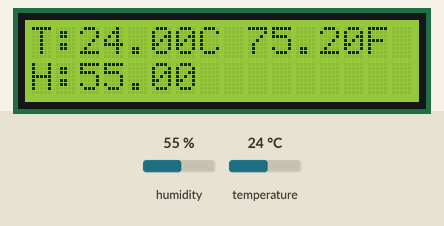
A sketch run on a simulated Arduino Uno, built with avr-gcc and run on an emulated ATmega328P. Parts: 16×2 character LCD. Wiring (inferred from the names in the program): DHT11 sensor: data pin 12. Inputs (shaded band) come from the test bench; at power-on: humidity 55 %, temperature 24 °C.

Above: at 4.0 s.
4.1 s: humidity set to 22 %
At 6.2 s:
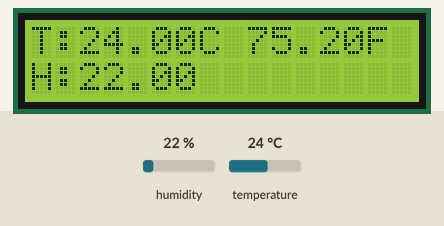
7.6 s: temperature set to 12 °C
At 9.2 s:
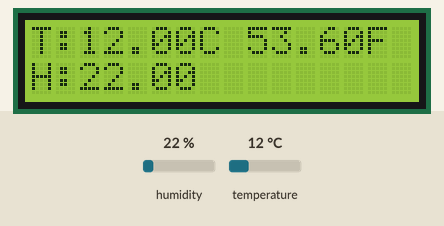
11.1 s: humidity set to 40 %
At 14.0 s:
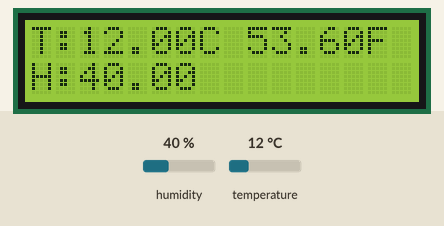
14.6 s: temperature set to 19 °C
At 15.9 s:
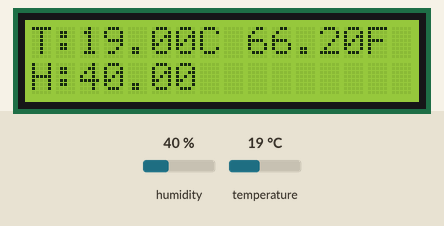
Timing chart, 0 to 17.6 s (numbered marks = the images above; inputs shaded):
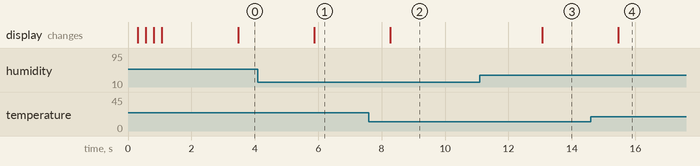

The sketch:

HelloWorldLCDDHT.ino
```cpp
/*#include <I2CIO.h>
#include <LCD.h>
#include <LiquidCrystal_I2C.h>

/* YourDuino.com Example Software Sketch
 16 character 2 line I2C Display
 Backpack Interface labelled "A0 A1 A2" at lower right.
 ..and
 Backpack Interface labelled "YwRobot Arduino LCM1602 IIC V1"
 MOST use address 0x27, a FEW use 0x3F
 terry@yourduino.com */

/*-----( Import needed libraries )-----* /
#include <Wire.h>  // Comes with Arduino IDE
// Get the LCD I2C Library here:
// https://bitbucket.org/fmalpartida/new-liquidcrystal/downloads
// Move any other LCD libraries to another folder or delete them
// See Library "Docs" folder for possible commands etc.
#include <LiquidCrystal_I2C.h>

/*-----( Declare Constants )-----* /
/*-----( Declare objects )-----* /
// set the LCD address to 0x27 for a 16 chars 2 line display
// A FEW use address 0x3F
// Set the pins on the I2C chip used for LCD connections:
//                    addr, en,rw,rs,d4,d5,d6,d7,bl,blpol
LiquidCrystal_I2C lcd(0x3F, 2, 1, 0, 4, 5, 6, 7, 3, POSITIVE);  // Set the LCD I2C address

/*-----( Declare Variables )-----* /
//NONE

void setup()   /*----( SETUP: RUNS ONCE )----* /
{
  Serial.begin(9600);  // Used to type in characters

  lcd.begin(16,2);   // initialize the lcd for 16 chars 2 lines, turn on backlight

// ------- Quick 3 blinks of backlight  -------------
  for(int i = 0; i< 3; i++)
  {
    lcd.backlight();
    delay(250);
    lcd.noBacklight();
    delay(250);
  }
  lcd.backlight(); // finish with backlight on

//-------- Write characters on the display ------------------
// NOTE: Cursor Position: (CHAR, LINE) start at 0
  lcd.setCursor(0,0); //Start at character 4 on line 0
  lcd.print("Hello, world!");
  delay(1000);
  lcd.setCursor(0,1);
  lcd.print("HI!YourDuino.com");
  delay(8000);

// Wait and then tell user they can start the Serial Monitor and type in characters to
// Display. (Set Serial Monitor option to "No Line Ending")
  lcd.clear();
  lcd.setCursor(0,0); //Start at character 0 on line 0
  lcd.print("Use Serial Mon");
  lcd.setCursor(0,1);
  lcd.print("Type to display");


}/*--(end setup )---* /


void loop()   /*----( LOOP: RUNS CONSTANTLY )----* /
{
  {
    // when characters arrive over the serial port...
    if (Serial.available()) {
      // wait a bit for the entire message to arrive
      delay(100);
      // clear the screen
      lcd.clear();
      // read all the available characters
      while (Serial.available() > 0) {
        // display each character to the LCD
        lcd.write(Serial.read());
      }
    }
  }

}/* --(end main loop )-- * /
*/

/* ( THE END ) */

#include <I2CIO.h>
#include <LCD.h>
#include <LiquidCrystal_I2C.h>

#include <Wire.h>  // Comes with Arduino IDE
// Get the LCD I2C Library here:
// https://bitbucket.org/fmalpartida/new-liquidcrystal/downloads
// Move any other LCD libraries to another folder or delete them
// See Library "Docs" folder for possible commands etc.
#include <LiquidCrystal_I2C.h>

#include <DHT.h>

#define DHTPIN 12
#define DHTTYPE DHT11   // DHT 11

DHT dht(DHTPIN, DHTTYPE);

/*-----( Declare Constants )-----*/
/*-----( Declare objects )-----*/
// set the LCD address to 0x27 for a 16 chars 2 line display
// A FEW use address 0x3F
// Set the pins on the I2C chip used for LCD connections:
//                    addr, en,rw,rs,d4,d5,d6,d7,bl,blpol
LiquidCrystal_I2C lcd(0x3F, 2, 1, 0, 4, 5, 6, 7, 3, POSITIVE);  // Set the LCD I2C address

void setup()   /*----( SETUP: RUNS ONCE )----*/
{
  Serial.begin(9600);  // Used to type in characters

  lcd.begin(16,2);   // initialize the lcd for 16 chars 2 lines, turn on backlight

// ------- Quick 3 blinks of backlight  -------------
  for(int i = 0; i < 2; i++)
  {
    lcd.backlight();
    delay(250);
    lcd.noBacklight();
    delay(250);
  }
  lcd.backlight(); // finish with backlight on

  lcd.clear();
  lcd.setCursor(0,0); //Start at character 0 on line 0

  dht.begin();
}

void loop()   /*----( LOOP: RUNS CONSTANTLY )----*/
{
  float h = 0.0;
  float t = 0.0;
  float f = 0.0;

  //do {
    delay(2000);
    // Reading temperature or humidity takes about 250 milliseconds!
    // Sensor readings may also be up to 2 seconds 'old' (its a very slow sensor)
    h = dht.readHumidity();
    // Read temperature as Celsius (the default)
    t = dht.readTemperature();
    // Read temperature as Fahrenheit (isFahrenheit = true)
    f = dht.readTemperature(true);

    // Check if any reads failed and exit early (to try again).
    if (isnan(h) || isnan(t) || isnan(f)) {
      lcd.print("Failed to read DHT!");
      return;
    }

    delay(100);
    // clear the screen
    lcd.clear();
    lcd.setCursor(0,0);
    lcd.print("T:");
    lcd.print(t);
    lcd.print("C ");
    lcd.print(f);
    lcd.print("F");
    lcd.setCursor(0,1);
    lcd.print("H:");
    lcd.print(h);
  //}while(!isnan(h) ||  !isnan(t) || !isnan(f));

}
```

Measured:
- after the input at 4.1 s, the display: changes after 1.8 s (image 1)
- after the input at 7.6 s, the display: changes after 0.67 s (image 2)
- after the input at 11.1 s, the display: changes after 2.0 s (image 3)
- after the input at 14.6 s, the display: changes after 0.87 s (image 4)
